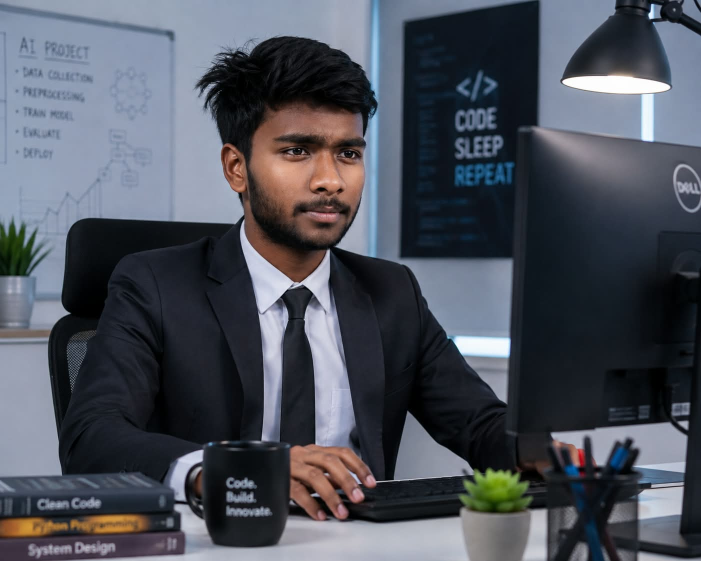
#> input picture assets/profile1.jpg, 1402 x 1122 px (shown at 1/2 size)
$ python gen_terminal.py
#> lines starting #> are read from the running program, lines starting #| are printed output that depends on the picture
"""
gen_terminal.py
===============
Generates TWO SVG files, side-by-side in the README:

  terminal-card.svg  (840 × 875)
    • GitHub avatar converted to ASCII art
    • Each row sweeps left→right with white cursor block
    • macOS chrome:  MANI2389@github: ~$ ./portrait.sh
    • Footer:  MANI2389@github:~$ whoami  Thangamani A

  info-card.svg  (480 × 420)
    • neofetch-style info card, matching Avi's reference exactly
    • Staggered slide-up + fade-in per row
    • macOS chrome:  MANI2389@github: ~$ neofetch
    • Sections: identity header, About, Stack, Highlights

Run:
    pip install Pillow
    python gen_terminal.py
"""

import sys, os, html as _html
from PIL import Image, ImageOps, ImageEnhance

# ─── CONFIG ──────────────────────────────────────────────────────────────────
USERNAME     = "MANI2389"
DISPLAY_NAME = "Thangamani A"
ROLE         = "AI Engineer · Data Analyst"

# ─── HELPERS ─────────────────────────────────────────────────────────────────
def xe(s): return _html.escape(str(s), quote=True)

OUT_DIR = os.path.dirname(os.path.abspath(__file__))

# ═══════════════════════════════════════════════════════════════════════════════
# PART 1 — terminal-card.svg  (ASCII art portrait)
# ═══════════════════════════════════════════════════════════════════════════════

PHOTO_PATH = os.path.join(OUT_DIR, "assets", "profile1.jpg")

print("[..] Loading local profile photo …")
try:
    img = Image.open(PHOTO_PATH).convert("L")
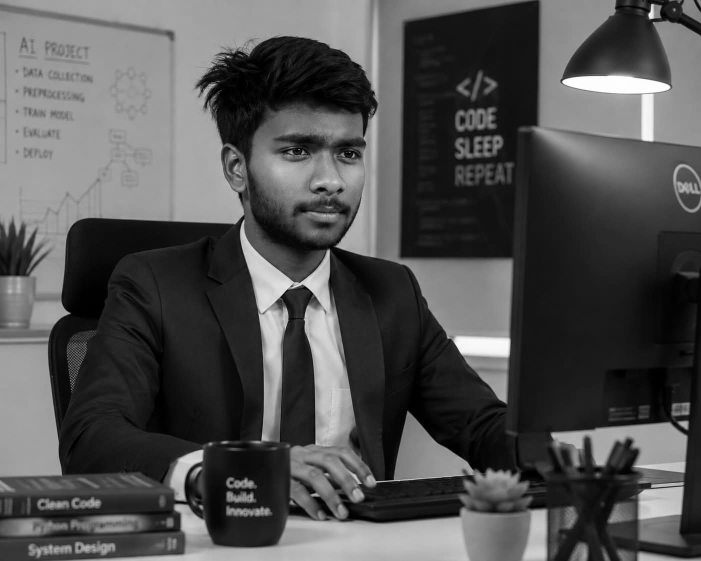
#> img: PIL image 1402x1122 L (shown at 1/2 size); min 0, max 255, mean 81.4
except Exception as e:
    sys.exit(f"[ERR] Profile photo unavailable: {e}")

# Density ramp: space = bright pixel, @ = dark pixel
ASCII_CHARS = "  `.-':=+*csS%#@"
ART_W, ART_H = 100, 53

# Crop around the face so the ASCII portrait keeps recognizable features.
img = img.crop((300, 20, 950, 720))
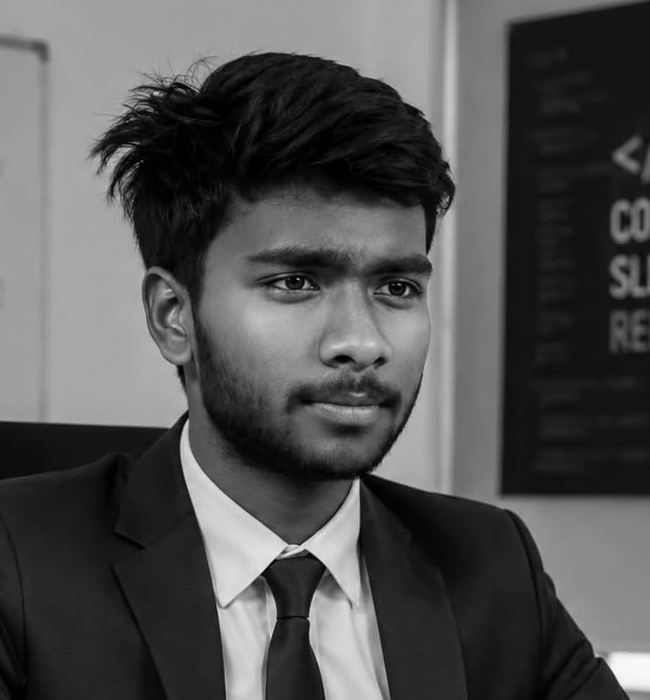
#> img: PIL image 650x700 L; min 0, max 251, mean 82.5
img = ImageOps.autocontrast(img, cutoff=2)
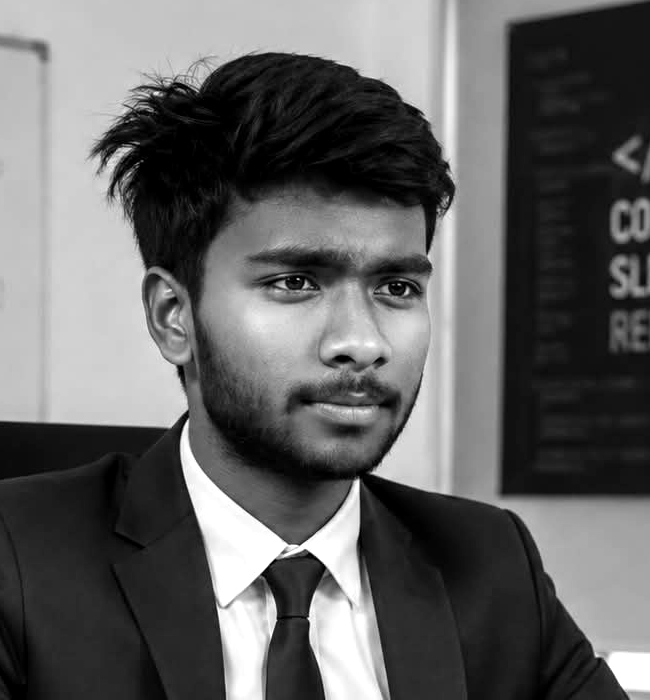
#> img: PIL image 650x700 L; min 0, max 255, mean 98.9
img = ImageEnhance.Contrast(img).enhance(1.35)
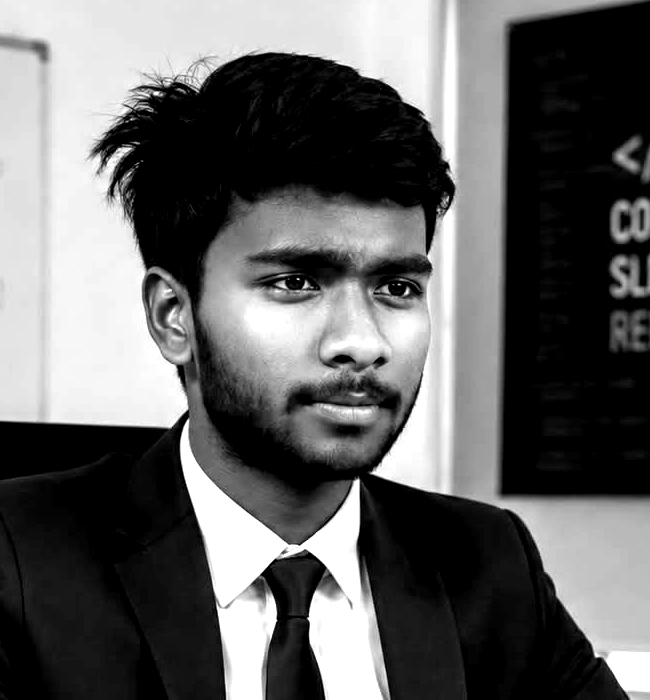
#> img: PIL image 650x700 L; min 0, max 255, mean 100.2
img = img.resize((ART_W, ART_H), Image.LANCZOS)
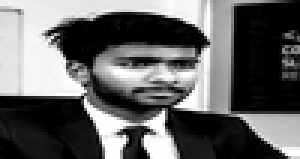
#> img: PIL image 100x53 L (shown 3 times larger); min 0, max 255, mean 100.3
#> (the run stopped early here; a loop or call above may not have finished)
